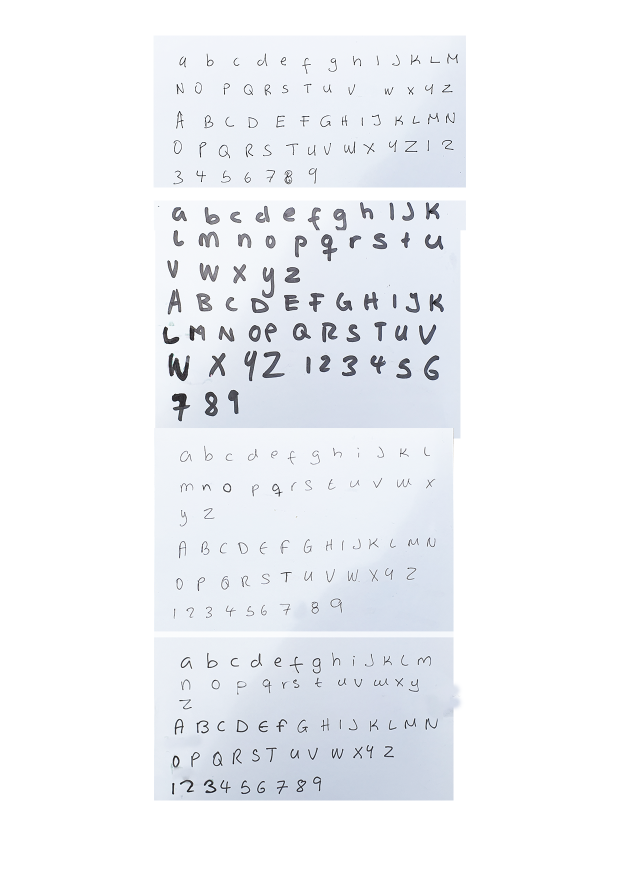
#> input picture WritingRecognition/ocr/training/training1.png, 1239 x 1754 px (shown at 1/2 size)
$ jupyter execute --allow-errors sorting_characters.ipynb   (shell and % lines are left out)   (older library calls are emulated)
#> lines starting #> are read from the running program, lines starting #| are printed output that depends on the picture; after the words box and inside, x2 and y2 are one past the last pixel; in counts of white or black regions, pixels touching at a corner belong together
<a href="https://colab.research.google.com/github/klydem11/AI_CW/blob/master/sorting_characters.ipynb" target="_parent"></a>

[cell 1]
import time
import requests
import zipfile
import io
import os
import glob
import numpy as np
import matplotlib.pyplot as plt
import matplotlib.patches as mpatches
from scipy.misc import imread, imresize, imsave
from skimage.morphology import label
from skimage.measure import regionprops
from skimage.transform import resize
from sklearn.svm import LinearSVC
from sklearn.svm import SVC
from skimage.feature import hog

#> (a cell that did not finish here is left out)

[cell 3]
class Extract_Letters:
    def extractFile(self, filename):
        image = imread(filename, 1)
#> image: shape (1754, 1239) float32; min 0, max 255, mean 242.4
        #image = imread('./WritingRecognition/page.png',1)

        # apply threshold in order to make the image binary
        bw = (image < 120).astype(np.float)
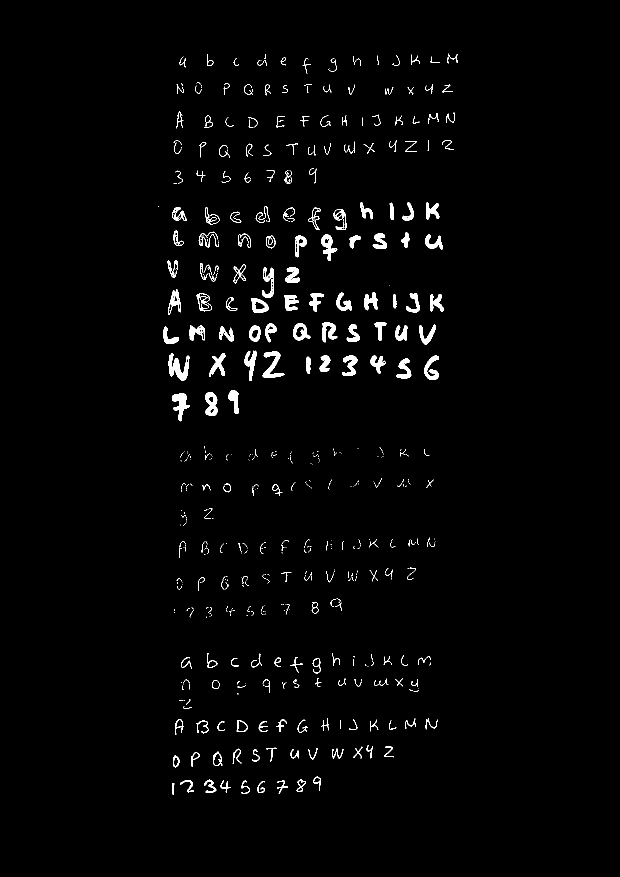
#> bw: shape (1754, 1239) float64 (shown at 1/2 size); values 0 (black) and 1 (white), 1.8% white; 557 white regions (331 under 20 px), largest, box (x1, y1, x2, y2) and area: (337, 707, 379, 762) 1135, (525, 703, 569, 756) 916, (344, 787, 380, 843) 900

        # remove artifacts connected to image border
        cleared = bw.copy()
        #clear_border(cleared)

        # label image regions
        label_image = label(cleared, neighbors=8)
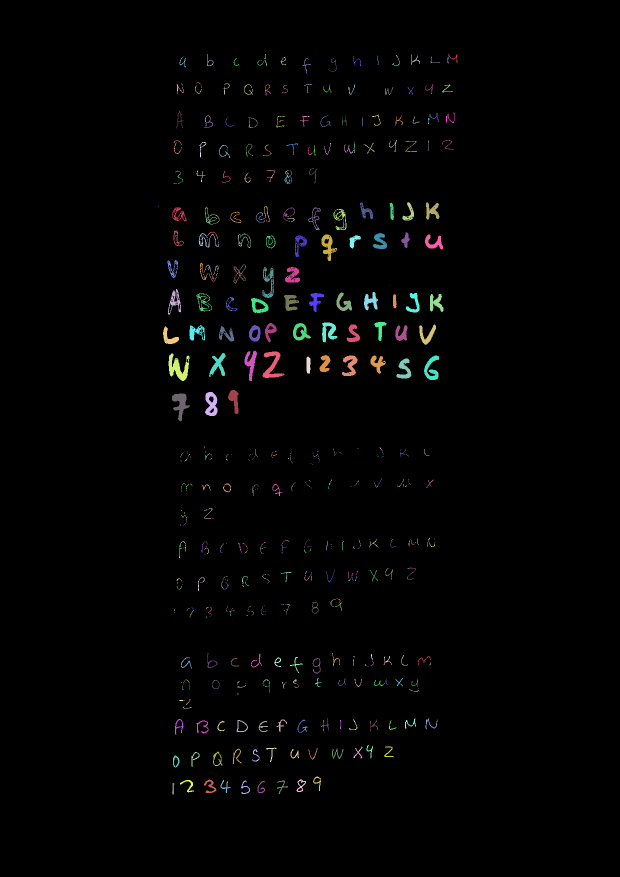
#> label_image: shape (1754, 1239) int64 (shown at 1/2 size); 558 distinct labels, from 0 to 557; one colour per label, 0 black
        borders = np.logical_xor(bw, cleared)
#> borders: shape (1754, 1239) bool; every value is 0
        label_image[borders] = -1

        letters = list()
        order = list()
        #print (label_image.max())

        fig, ax = plt.subplots(ncols=1, nrows=1, figsize=(16, 16))
        ax.imshow(bw, cmap='jet')


        for region in regionprops(label_image):
            minr, minc, maxr, maxc = region.bbox
            # skip small images
            if maxr - minr > len(image) / 250:  # better to use height rather than area.
                rect = mpatches.Rectangle((minc, minr), maxc - minc, maxr - minr,
                                          fill=False, edgecolor='red', linewidth=2)
                order.append(region.bbox)
                ax.add_patch(rect)
#> this loop made 557 passes
#> (minr, minc, maxr, maxc) on passes 1 to 3: (107, 897, 126, 915), (108, 414, 132, 427), (108, 529, 118, 532)
#> after the loop, order = 267 items, first 6: (107, 897, 126, 915), (108, 414, 132, 427), (108, 529, 118, 532), (109, 822, 130, 840), (110, 788, 131, 799), (111, 754, 130, 757)


        ax.set_axis_off()
        plt.tight_layout()
        plt.show()
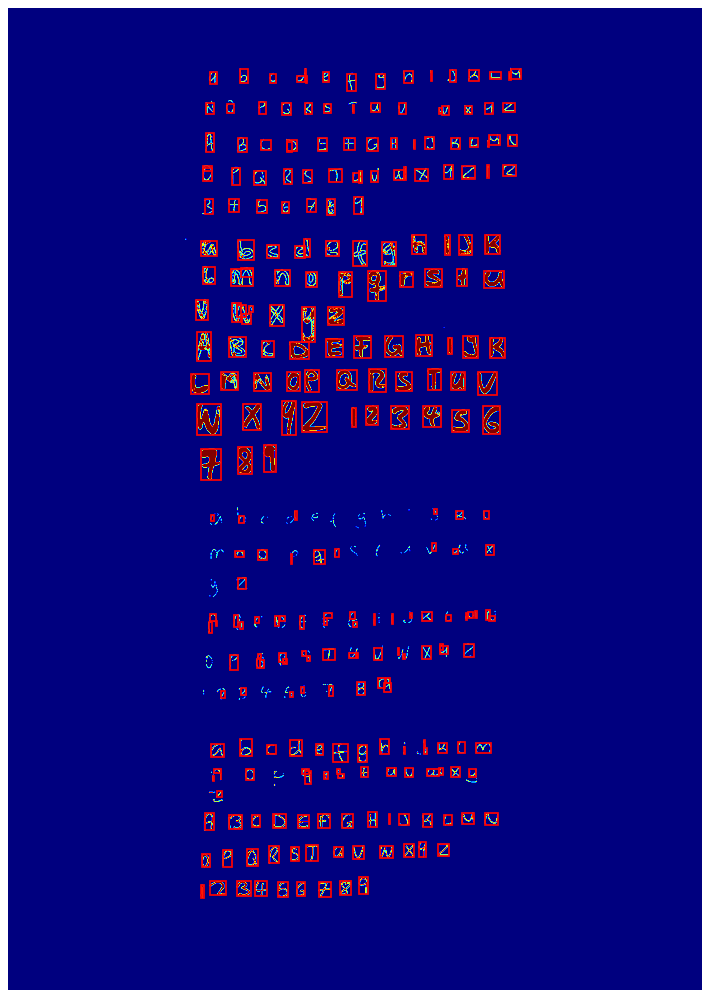
#> figure drawn by matplotlib, 1 panel

        # sort the detected characters left->right, top->bottom
        lines = list()
        first_in_line = ''
        counter = 0

        # worst case scenario there can be 1 character per line
        for x in range(len(order)):
            lines.append([])
#> after the loop, lines = 267 items, first 6: [], [], [], [], [], []

        for character in order:
            if first_in_line == '':
                first_in_line = character
                lines[counter].append(character)
            elif abs(character[0] - first_in_line[0]) < (first_in_line[2] - first_in_line[0]):
                lines[counter].append(character)
            elif abs(character[0] - first_in_line[0]) > (first_in_line[2] - first_in_line[0]):
                first_in_line = character
                counter += 1
                lines[counter].append(character)
#> this loop made 267 passes
#> first_in_line on passes 1, 17, 31, 47, 64, 71, 83, 94, 102, 113, 124, 134: (107, 897, 126, 915), (167, 447, 189, 460), (222, 353, 257, 367), (280, 778, 304, 794), (337, 618, 367, 633), (404, 805, 441, 828), (461, 347, 492, 368), (520, 335, 556, 356), (578, 336, 629, 362), (644, 749, 682, 773), (701, 489, 762, 514), (780, 456, 828, 477)
#> after the loop, counter = 28

        for x in range(len(lines)):
            lines[x].sort(key=lambda tup: tup[1])

        final = list()
        prev_tr = 0
        prev_line_br = 0

        for i in range(len(lines)):
            for j in range(len(lines[i])):
                tl_2 = lines[i][j][1]
                bl_2 = lines[i][j][0]
                if tl_2 > prev_tr and bl_2 > prev_line_br:
                    tl, tr, bl, br = lines[i][j]
                    letter_raw = bw[tl:bl, tr:br]
                    letter_norm = resize(letter_raw, (20, 20))
                    final.append(letter_norm)
                    prev_tr = lines[i][j][3]
                if j == (len(lines[i]) - 1):
                    prev_line_br = lines[i][j][2]
            prev_tr = 0
            tl_2 = 0
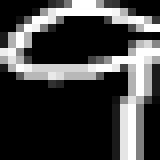
#> letter_norm: shape (20, 20) float64 (shown 8 times larger); min 0, max 1, mean 0.259
#> after the loop, bl = 1582; br = 642; final = 240 items; tl = 1553; tr = 626
        print ('Characters recognized: ' + str(len(final)))
#| Characters recognized: 240
        return final

[cell 4]
def __init__(self):
        print("Extracting characters...")


start_time = time.time()
extract = Extract_Letters()
training_files = ['./WritingRecognition/ocr/training/training1.png', './WritingRecognition/ocr/training/training2.png','./WritingRecognition/ocr/training/training3.png','./WritingRecognition/ocr/training/training4.png','./WritingRecognition/ocr/training/training6.png']

folder_string = 'abcdefghijklmnopqrstuvwxyzabcdefghijklmnopqrstuvwxyz123456789'
letter_string = 'abcdefghijklmnopqrstuvwxyz123456789'
name_counter = 600
for files in training_files:
    letters = extract.extractFile(files)
#> letters = 240 items
    string_counter = 0

    for i in letters:
        if string_counter > 60:
            string_counter = 0
        imsave('./WritingRecognition/training_type/' + str(folder_string[string_counter]) + '/' + str(name_counter) + '_snippet.png', i)
        print ('training character: ' + str(folder_string[string_counter]) + ' (' + str(name_counter) + '/' + str(len(letters)) + ')')
        # string counter is the actual letter
        # str len character is the character length nthe entire doucment
        # name counter is the amount of letters recognized from 600
        string_counter += 1
        name_counter += 1
#> this loop made 240 passes
#| training character: a (600/240)
#| training character: b (601/240)
#| training character: c (602/240)
#| training character: d (603/240)
#| training character: e (604/240)
#| training character: f (605/240)
#| training character: g (606/240)
#| training character: h (607/240)
#> (further printed lines are left out)
#> pass 1, `imsave('./WritingRecognition/training_type/' + str(folder_string[strin..`:
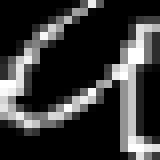
#> saved as 600_snippet.png: PIL image 20x20 L (shown 8 times larger); min 0, max 255, mean 55.8
#> pass 2, `imsave('./WritingRecognition/training_type/' + str(folder_string[strin..`:
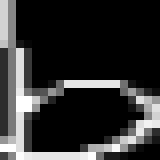
#> saved as 601_snippet.png: PIL image 20x20 L (shown 8 times larger); min 0, max 255, mean 48.8
#> pass 2 of the loop `for files in training_files:`:
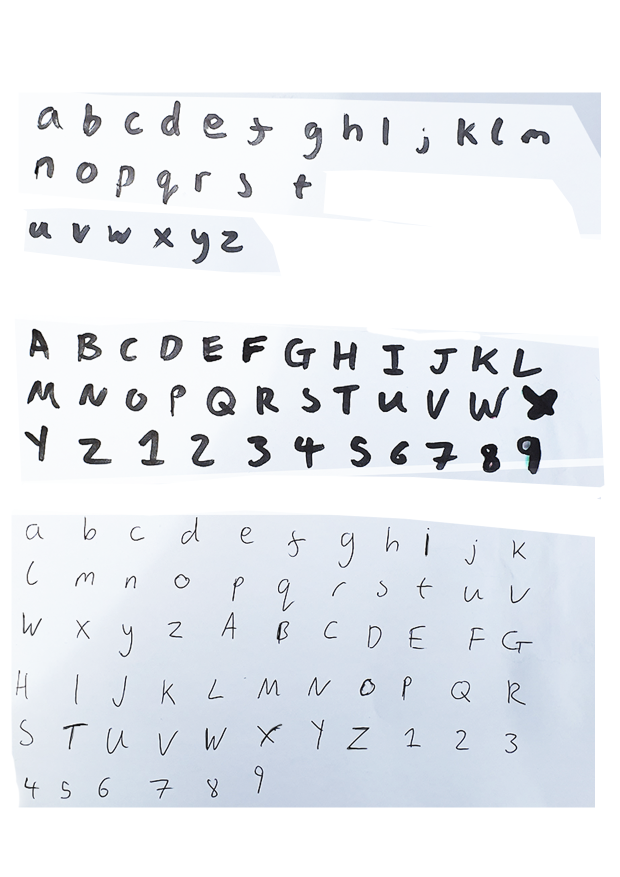
#> input picture WritingRecognition/ocr/training/training2.png, 1239 x 1754 px (shown at 1/2 size)
#> in extractFile (call 2), `bw = (image < 120).astype(np.float)`:
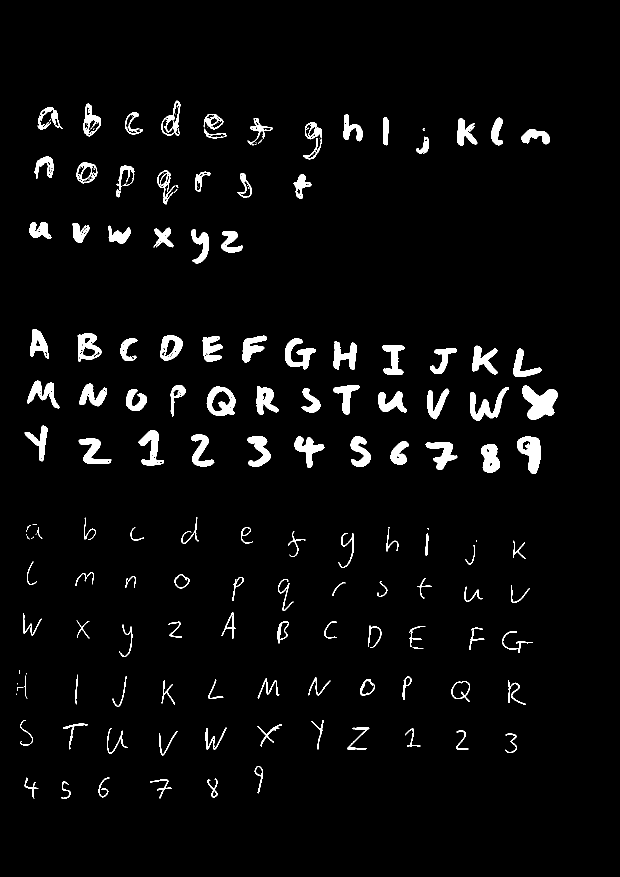
#> bw: shape (1754, 1239) float64 (shown at 1/2 size); values 0 (black) and 1 (white), 3.8% white; 167 white regions (39 under 20 px), largest, box (x1, y1, x2, y2) and area: (1044, 771, 1115, 840) 2926, (1034, 872, 1082, 948) 2115, (940, 774, 1018, 842) 1929
#> label_image: shape (1754, 1239) int64; 168 distinct labels, from 0 to 167
#> the loop in extractFile (call 2), `for x in range(len(order)):` made 128 passes
#> the loop in extractFile (call 2), `for character in order:` made 128 passes
#> character on passes 1 to 8: (201, 323, 272, 361), (207, 167, 273, 202), (214, 75, 259, 125), (224, 250, 269, 285), (228, 407, 259, 447), (228, 686, 283, 725), (234, 766, 291, 778), (235, 983, 291, 1006)
#> the loop in extractFile (call 2), `for x in range(len(lines)):` made 128 passes
#> the loop in extractFile (call 2), `for i in range(len(lines)):` made 128 passes
#> the loop `for i in letters:` made 119 passes
#> pass 2, `imsave('./WritingRecognition/training_type/' + str(folder_string[strin..`:
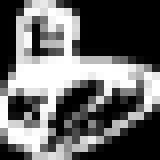
#> saved as 841_snippet.png: PIL image 20x20 L (shown 8 times larger); min 0, max 255, mean 104.1
#> pass 3 of the loop `for files in training_files:`:
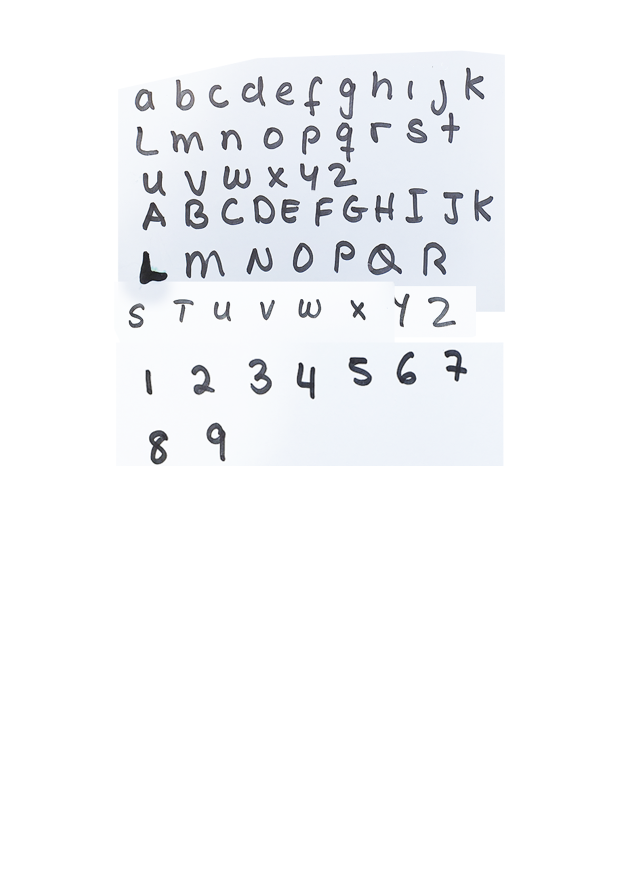
#> input picture WritingRecognition/ocr/training/training3.png, 1239 x 1754 px (shown at 1/2 size)
#> in extractFile (call 3), `bw = (image < 120).astype(np.float)`:
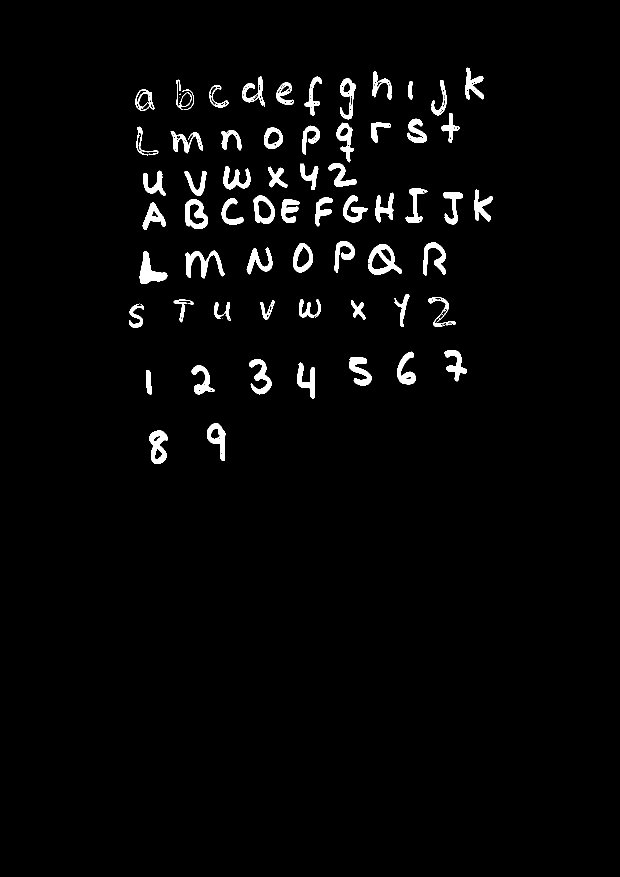
#> bw: shape (1754, 1239) float64 (shown at 1/2 size); values 0 (black) and 1 (white), 2.6% white; 78 white regions (15 under 20 px), largest, box (x1, y1, x2, y2) and area: (736, 488, 804, 550) 1790, (279, 503, 335, 568) 1648, (371, 501, 449, 557) 1601
#> label_image: shape (1754, 1239) int64; 79 distinct labels, from 0 to 78
#> the loop in extractFile (call 3), `for region in regionprops(label_image):` made 78 passes
#> the loop in extractFile (call 3), `for x in range(len(order)):` made 63 passes
#> the loop in extractFile (call 3), `for character in order:` made 63 passes
#> character on passes 1 to 8: (135, 931, 200, 968), (142, 744, 199, 784), (153, 484, 213, 530), (153, 609, 232, 644), (156, 680, 239, 711), (159, 352, 220, 384), (160, 862, 231, 893), (162, 816, 199, 825)
#> the loop in extractFile (call 3), `for x in range(len(lines)):` made 63 passes
#> the loop in extractFile (call 3), `for i in range(len(lines)):` made 63 passes
#> the loop `for i in letters:` made 61 passes
#> pass 2, `imsave('./WritingRecognition/training_type/' + str(folder_string[strin..`:
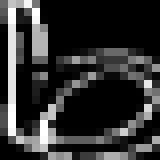
#> saved as 960_snippet.png: PIL image 20x20 L (shown 8 times larger); min 0, max 255, mean 49
#> the loop made 5 passes; the first 3 are shown

print (time.time() - start_time, "seconds" )

[cell 5]
  #to the newly created training type folder
trainingType_files = './training_type'
#create empty data holders for the training data
data = []
train_label = []

#training
for i in letter_string:
    cur_letter = i
    cur_folder = trainingType_files + cur_letter + '/'
    for j in glob.glob(cur_folder + '*.png'):
      cur_folder = j
      image = imread(cur_folder, 1)
      image = imresize(image, (200,200))
      #hog applied here so that they have the same dimensions
      hog_features = hog(image, orientations=12, pixels_per_cell=(16, 16), cells_per_block=(1, 1))
      data.append(hog_features)
      train_label.append(cur_letter)
    print ('labelled ' + cur_letter)
#> pass 2 of the loop `for i in letter_string:`:
#> pass 3 of the loop `for i in letter_string:`:
#> the loop made 35 passes; the first 3 are shown
